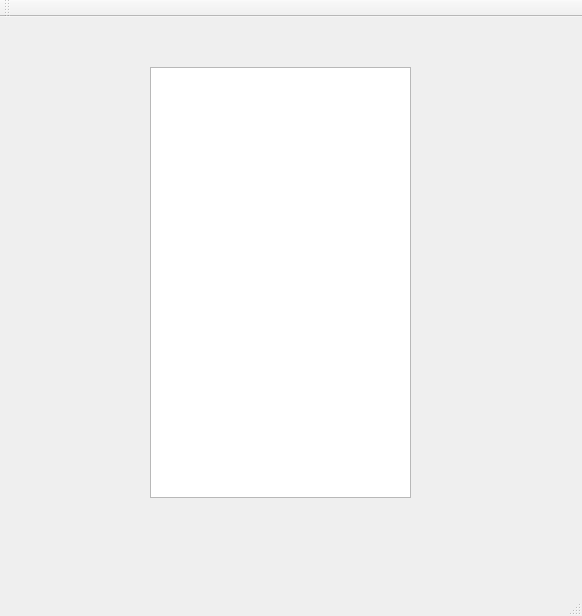
<?xml version="1.0" encoding="UTF-8"?>
<ui version="4.0">
 <class>MainWindow</class>
 <widget class="QMainWindow" name="MainWindow">
  <property name="geometry">
   <rect>
    <x>0</x>
    <y>0</y>
    <width>582</width>
    <height>616</height>
   </rect>
  </property>
  <property name="windowTitle">
   <string>MainWindow</string>
  </property>
  <widget class="QWidget" name="centralWidget">
   <widget class="YYListWidget" name="listWidget">
    <property name="geometry">
     <rect>
      <x>150</x>
      <y>50</y>
      <width>261</width>
      <height>431</height>
     </rect>
    </property>
   </widget>
  </widget>
  <widget class="QMenuBar" name="menuBar">
   <property name="geometry">
    <rect>
     <x>0</x>
     <y>0</y>
     <width>582</width>
     <height>23</height>
    </rect>
   </property>
  </widget>
  <widget class="QToolBar" name="mainToolBar">
   <attribute name="toolBarArea">
    <enum>TopToolBarArea</enum>
   </attribute>
   <attribute name="toolBarBreak">
    <bool>false</bool>
   </attribute>
  </widget>
  <widget class="QStatusBar" name="statusBar"/>
 </widget>
 <layoutdefault spacing="6" margin="11"/>
 <customwidgets>
  <customwidget>
   <class>YYListWidget</class>
   <extends>QListWidget</extends>
   <header location="global">yylistwidget.h</header>
  </customwidget>
 </customwidgets>
 <resources/>
 <connections/>
</ui>
